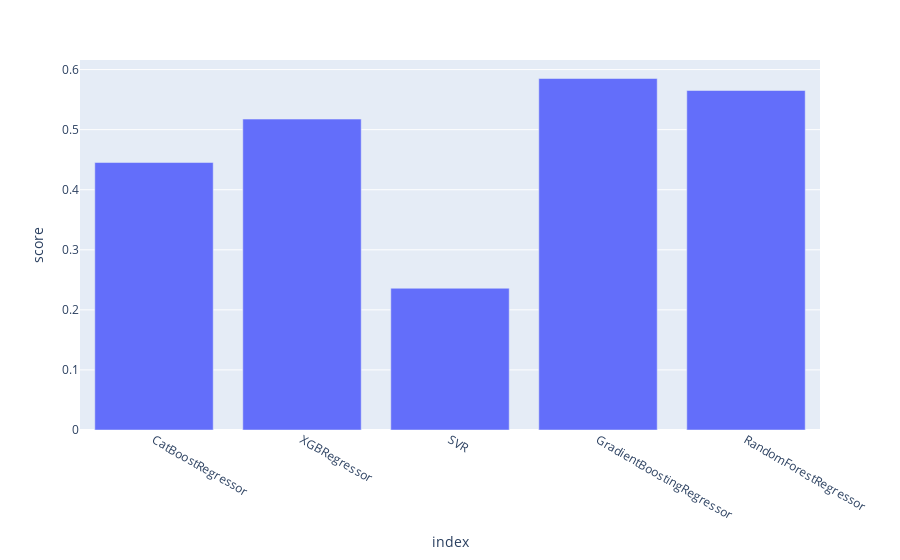

The notebook cell this image was saved under:
### Code cell
px.bar(df, x=df.index, y='score')

### Figure 1 — Plotly figure (JSON) as saved in the notebook; plotly's stock layout.template omitted (floating-point values rounded to 4 significant figures)
{"data": [{"alignmentgroup": "True", "hovertemplate": "index=%{x}<br>score=%{y}<extra></extra>", "legendgroup": "", "marker": {"color": "#636efa", "pattern": {"shape": ""}}, "name": "", "offsetgroup": "", "orientation": "v", "showlegend": false, "textposition": "auto", "type": "bar", "x": ["CatBoostRegressor", "XGBRegressor", "SVR", "GradientBoostingRegressor", "RandomForestRegressor"], "xaxis": "x", "y": [0.4453, 0.5176, 0.236, 0.5852, 0.5652], "yaxis": "y"}], "layout": {"barmode": "relative", "legend": {"tracegroupgap": 0}, "margin": {"t": 60}, "xaxis": {"anchor": "y", "domain": [0, 1], "title": {"text": "index"}}, "yaxis": {"anchor": "x", "domain": [0, 1], "title": {"text": "score"}}}}
